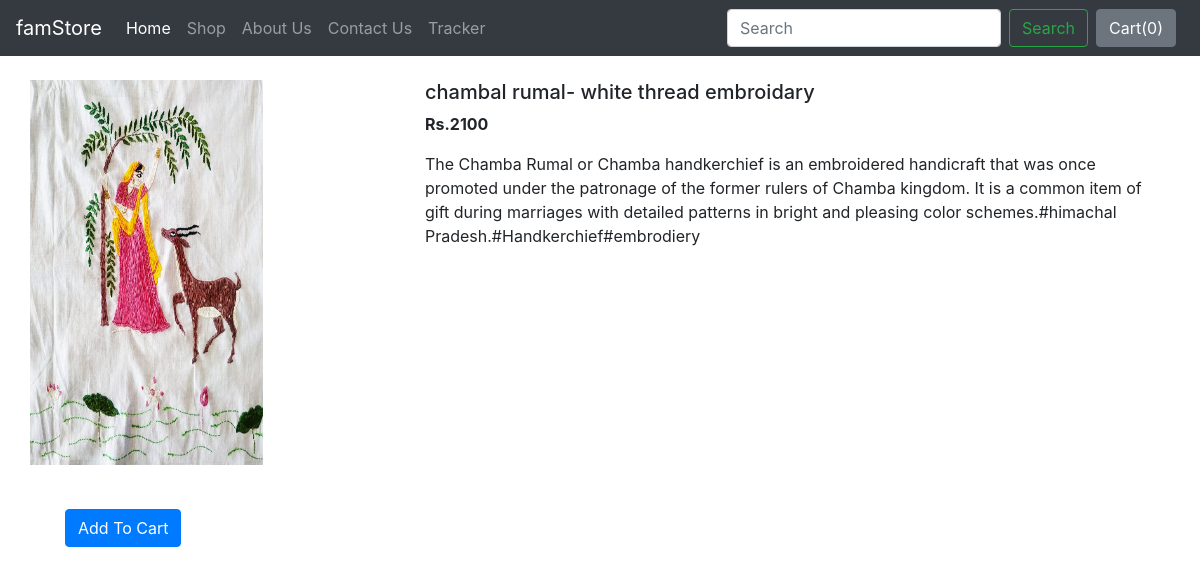
/shop/products/19, run on the app's committed database.
### home/models.py (models this page shows, shortened)
class Product(models.Model):
    product_id = models.AutoField
    product_name =models.CharField(max_length=50)
    category=models.CharField(max_length=50,default="")
    subcategory=models.CharField(max_length=50,default="")
    price=models.IntegerField(default=0)
    desc = models.CharField(max_length=300)
    place=models.CharField(max_length=50,default="")
    pub_date = models.DateField()
    image=models.ImageField(upload_to="static/img",default="")

### home/views.py (the view)
# urls.py: path('shop/products/<int:myid>',views.prodView,name="ProductView"),
def prodView(request,myid):
    product=Product.objects.filter(id=myid)
    return render(request,'prodView.html',{'product':product[0]})

### templates/prodView.html (shortened to what this page needs)
{% extends 'base.html' %}
{% block body %}
<div class="container my-4">
    <div class="row">
        <div class="col-md-4">
            <div class="row">
                <img src="/media/{{product.image}}" width="233px" height="385px">
            </div>
            <div class="card-body">
                <span id="divpr{{product.product_id}}" class="divpr">
                    <button id="pr{{product.product_id}}" class="btn btn-primary cart my-4">Add To Cart</button>
                </span>
            </div>
        </div>
    <div class="col-md-8">
        <h5>{{product.product_name}}</h5>
        <p><b>Rs.{{product.price}}</b></p>
        <p>{{product.desc}}</p>
    </div>
</div>
</div>
{% endblock body%}

### data on the page
Product: image (picture), product_name "chambal rumal- white thread embroidary", price "2100", desc "The Chamba Rumal or Chamba handkerchief is an embroidered handicraft that was once promoted under the patronage of the former rulers of Chamba kingdom. It is a common item of gift during marriages with detailed patterns in bright and pleasing color schemes.#himachal Pradesh.#Handkerchief#embrodiery"
